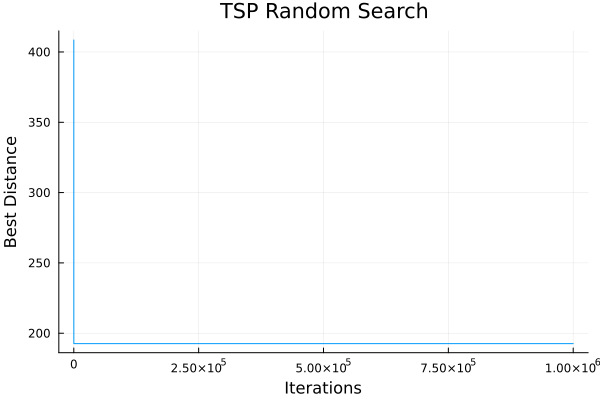

The Julia source for this figure:
using Random
using Plots

# Define the number of cities
num_cities = 10

# Create a dictionary to store the cities
cities = Dict{String, Tuple{Float64, Float64}}()

# Generate and populate the dictionary with random points
for i in 1:num_cities
    city_name = "City$i"
    x = rand() * 100  # Adjust the range of x-coordinate as needed
    y = rand() * 100  # Adjust the range of y-coordinate as needed
    cities[city_name] = (x, y)
end

# Function to calculate the total distance of a route
function calculate_distance(route, cities)
    total_distance = 0.0
    for i in 1:length(route) - 1
        city1 = route[i]
        city2 = route[i + 1]
        total_distance += sqrt((cities[city1][1] - cities[city2][1])^2 + (cities[city1][2] - cities[city2][2])^2)
    end
    return total_distance
end

# Randomly shuffle the order of cities to create an initial random route
cities_list = collect(keys(cities))
shuffle!(cities_list)

# Initialize the best route and best distance
best_route = copy(cities_list)
best_distance = calculate_distance(cities_list, cities)

# Number of iterations for the random search
num_iterations = 1000000

# Arrays to store the best distances and corresponding iteration numbers
best_distances = Float64[]
iteration_numbers = Int[]

# Random Search algorithm
for i in 1:num_iterations
    # Generate a random neighbor by swapping two random cities
    neighbor_route = copy(best_route)
    city1, city2 = randperm(length(neighbor_route))[1:2]
    neighbor_route[city1], neighbor_route[city2] = neighbor_route[city2], neighbor_route[city1]
    
    # Calculate the distance of the neighbor route
    neighbor_distance = calculate_distance(neighbor_route, cities)
    
    # If the neighbor route is shorter, accept it as the new best route
    if neighbor_distance < best_distance
        global best_route = copy(neighbor_route)  # Use global to modify the global variable
        global best_distance = neighbor_distance
    end
    
    # Store the best distance and iteration number for plotting
    push!(best_distances, best_distance)
    push!(iteration_numbers, i)
end

# Add the starting city to complete the cycle
push!(best_route, best_route[1])

# Plot the best distance as a function of iterations
plot(iteration_numbers, best_distances, xlabel="Iterations", ylabel="Best Distance", legend=false)
title!("TSP Random Search")
savefig("/Users/jamespan/OneDrive - Columbia University/Columbia/2023 Fall/MECS4510/HW1/code_hw1/TSP_random_search.png")